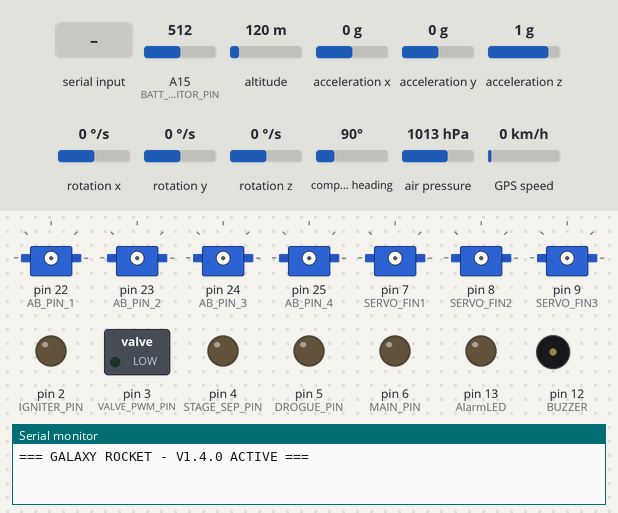
This sketch was run on a simulated Arduino Mega 2560, built with avr-gcc and run on an emulated ATmega2560. Shown: 7 × servo, switched loads named in the sketch (green lamp = pin HIGH), output pins drawn as LEDs (lit = HIGH), buzzer (waves = sounding, pin HIGH), the last lines printed to the serial monitor. Wiring (inferred from the names in the program): MPU-6050 motion sensor at I2C address 0x68. Dashed ring = blinking. The inputs (shaded band) are chosen by the test bench; at power-on: A15 (BATT_MONITOR_PIN) = 512, altitude 120 m, acceleration x 0 g, acceleration y 0 g, acceleration z 1 g, rotation x 0 °/s, rotation y 0 °/s, rotation z 0 °/s, compass heading 90°, air pressure 1013 hPa, GPS speed 0 km/h. Storage starts empty; the GPS gets a fix after 3 s at 37.7749, -122.4194 with 8 satellites; no radio packets arrive unless stated.

Above: at 0.8 s.
0.9 s: "READY" received over the second serial link
At 4.38 s:
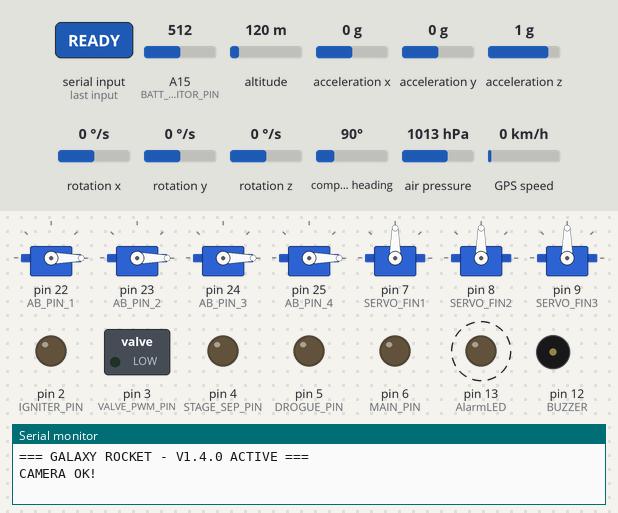
Timing chart, 0 to 9.9 s (numbered marks = the images above; inputs shaded):
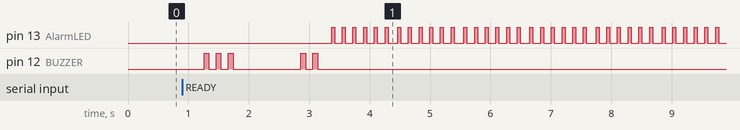

The sketch:

GALAXY_ROCKET_V1.5.0.ino
```cpp
/*
GALAXY-ROCKET.ino
VERSION: V1.5.0 (Launch/Landing Recording System and Code Optimization Update)
---------------------------------------------------==============WARNING===============----------------------------------------------
              THIS CODE WAS SPECIFICALLY DESIGNED FOR THE ARDUINO MEGA 2560, MEGA, LEONARDO OR OTHERS WITH MORE MEMORY
  IF YOU ARE USING AN ARDUINO UNO OR SIMILAR, CONSIDER CHANGING THE ARDUINO MICROCONTROLLER TO THE MEGA 2560, LEONARDO, OR SIMILAR!
---------------------------------------------------==============WARNING===============----------------------------------------------
*/

#include <Wire.h>
#include <Servo.h>
#include <Adafruit_BMP280.h>
#include <TinyGPS++.h>
#include <LoRa.h>
#include <avr/wdt.h>
#include <EEPROM.h>
#include <SD.h>
#include <math.h>

#define PI 3.14159265358979323846
File dataFile;
#define SD_CS 26

// Pinos PCB Arduino Mega 2560
#define IGNITER_PIN 2
#define VALVE_PWM_PIN 3
#define STAGE_SEP_PIN 4
#define DROGUE_PIN 5
#define MAIN_PIN 6
#define SERVO_FIN1 7        // Yaw/Guidance
#define SERVO_FIN2 8        // Pitch
#define SERVO_FIN3 9        // Roll
#define GPS_RX 10
#define GPS_TX 11
#define BUZZER 12
#define AlarmLED 13

Servo fin1;
Servo fin2;
Servo fin3;

// === CONFIGURAÇÕES AVANÇADAS ===
#define GROUND_TEST_MODE false
#define FIN_LIMIT 35
#define ACTUATOR_RATE 150
#define MAX_LAT_ACCEL 15.0
#define ABORT_ANGLE 45.0
#define IGNITION_CONTROL_DELAY 500
#define BATT_MONITOR_PIN A15
#define VOLTAGE_THRESHOLD 6.5
#define MAX_SERVO_VELOCITY 40.0
#define CURRENT_SAFE_ZONE 0.8

// Airbrake Servo Pins
#define AB_PIN_1 22
#define AB_PIN_2 23
#define AB_PIN_3 24
#define AB_PIN_4 25

Servo airbrake1, airbrake2, airbrake3, airbrake4;

#define CameraSerial Serial2

// Control Constants
const int AB_RETRACTED = 0;
const int AB_DEPLOYED  = 85;
const float AB_VEL_THRESHOLD = 15.0;

// State Variables
float currentABPosition = 0;
const float TARGET_LAT = -15.84028;
const float TARGET_LON = -48.02778;
const float TARGET_SAFE_ALT = 450.0;
const float LANDING_RADIUS = 100.0;

// EEPROM Layout
#define PID_ADDR 0
#define CALIB_ADDR (PID_ADDR + 16) // Ajustado para tamanho fixo simples

// Estruturas de Dados
struct PIDGains { float kp, ki, kd, i_limit; };
PIDGains pidGains[4] = {
  {2.5, 0.4, 0.2, 30.0},   // Roll
  {2.5, 0.4, 0.2, 30.0},   // Pitch
  {4.0, 1.2, 0.8, 45.0},   // Yaw/Guidance
  {2.0, 0.5, 0.3, 25.0}    // Landing Precision
};

struct Bias { float ax, ay, az, gx, gy, gz; } bias = {0};

struct INS_State {
  float x, y, z, vx, vy, vz, roll, pitch, yaw, ax, ay, az, gx, gy, gz;
  unsigned long last_update;
} ins = {0};

struct WaypointGuidance {
  float lateral_accel_cmd;
  float miss_distance;
  float range_to_target;
  float kinematic_limit;
  float cross_track_error;
  bool in_range;
  bool target_acquired;
} guide = {0};

struct Telemetry {
  uint32_t timestamp;
  float alt, vel, accelZ, lat, lon, heading, roll, pitch, yaw;
  float dist_to_target, lat_accel_cmd;
  int16_t phase;
  bool landing_mode;
  bool abort_triggered;
  float apogee_alt;
  uint8_t checksum;
} telem = {0};

// Variáveis de Controle
float last_fin_pos[3] = {90, 90, 90};
float integrator[4] = {0};
unsigned long last_micros = 0, last_telem = 0, last_log = 0, liftoff_millis = 0;
int flightPhase = 0;
bool landingMode = false, gpsValid = false, sdReady = false, abortTriggered = false;

// VARIÁVEIS FILTRO DE KALMAN
float K_alt = 0, K_vel = 0;
float P_00 = 1, P_01 = 0, P_10 = 0, P_11 = 1;
float Q_accel = 0.01;
float R_alt = 0.5;

Adafruit_BMP280 bmp;
TinyGPSPlus gps;
#define gpsSerial Serial1

enum BeepMode { BLOCKING, ASYNC_START, ASYNC_UPDATE };

// Protótipos de Funções
void MPU6050_init();
void MPU6050_read();
void INS_calibrate();
void centerServos();
void loadEEPROM();
void initBinaryLogging();
void logBinaryData();
void sendTelemetry();
uint8_t calcChecksum();
void checkGroundCommands();
void simulateHITL(float dt);
void valveControl();
void chuteLogic();
void applyActuatorPhysics(float r_cmd, float p_cmd, float y_cmd, float dt);
void calculateGuidance(float dt);
void executeControl(float dt);
void updateFlightPhase();
void checkAbortLogic();
void readSensorsKalman(float dt);

void beep(int n = 0, BeepMode mode = ASYNC_UPDATE) {
  static int buzzerBeeps = 0;
  static unsigned long buzzerTimer = 0;

  if (mode == BLOCKING) {
    for (int i = 0; i < n; i++) {
      digitalWrite(BUZZER, HIGH); delay(80);
      digitalWrite(BUZZER, LOW); delay(120);
    }
  }
  else if (mode == ASYNC_START) { buzzerBeeps = n; }
  else {
    if (buzzerBeeps > 0 && millis() - buzzerTimer > 200) {
      digitalWrite(BUZZER, !digitalRead(BUZZER));
      buzzerTimer = millis();
      if (digitalRead(BUZZER) == LOW) buzzerBeeps--;
    }
  }
}

void setup() {
  wdt_enable(WDTO_2S);
  Serial.begin(115200);
  Serial1.begin(9600);
  CameraSerial.begin(115200);
  Wire.begin();

  Serial.println(F("=== GALAXY ROCKET - V1.4.0 ACTIVE ==="));
  loadEEPROM();

  if (!bmp.begin(0x76)) {
    while(1) { beep(5, BLOCKING); wdt_reset(); }
  }

  sdReady = SD.begin(SD_CS);
  if(sdReady) initBinaryLogging();

  MPU6050_init();
  INS_calibrate();

  airbrake1.attach(AB_PIN_1); airbrake2.attach(AB_PIN_2);
  airbrake3.attach(AB_PIN_3); airbrake4.attach(AB_PIN_4);
  airbrake1.write(AB_RETRACTED); airbrake2.write(AB_RETRACTED);
  airbrake3.write(AB_RETRACTED); airbrake4.write(AB_RETRACTED);

  pinMode(IGNITER_PIN, OUTPUT); digitalWrite(IGNITER_PIN, LOW);
  pinMode(STAGE_SEP_PIN, OUTPUT); digitalWrite(STAGE_SEP_PIN, LOW);
  pinMode(DROGUE_PIN, OUTPUT); digitalWrite(DROGUE_PIN, LOW);
  pinMode(MAIN_PIN, OUTPUT); digitalWrite(MAIN_PIN, LOW);
  pinMode(BUZZER, OUTPUT);
  pinMode(VALVE_PWM_PIN, OUTPUT);
  pinMode(AlarmLED, OUTPUT);

  fin1.attach(SERVO_FIN1, 500, 2500);
  fin2.attach(SERVO_FIN2, 500, 2500);
  fin3.attach(SERVO_FIN3, 500, 2500);
  centerServos();

  if (!LoRa.begin(433E6)) {
    while(1) { beep(10, BLOCKING); wdt_reset(); }
  }
  LoRa.setSpreadingFactor(9);
  LoRa.setTxPower(20);

  last_micros = micros();
  beep(3, BLOCKING);

  CameraSerial.println("CHECK");
  long t = millis();
  while(millis() - t < 2000) {
    if(CameraSerial.available()) {
      String resp = CameraSerial.readString();
      if(resp.indexOf("READY") >= 0) {
        Serial.println("CAMERA OK!");
        beep(2, BLOCKING); // Beep duplo confirma câmera pronta
        break;
      }
    }
  }
  wdt_reset();
}

void checkBatterySafety() {
  float sensorValue = analogRead(BATT_MONITOR_PIN);
  float voltage = sensorValue * (5.0 / 1023.0) * 5.54;
  if (voltage < VOLTAGE_THRESHOLD && flightPhase >= 1) {
    abortTriggered = true;
    centerServos();
  }
}

void executeAirbrakes(float dt) {
  float targetPosition = AB_RETRACTED;
  if (flightPhase == 2 && K_vel > AB_VEL_THRESHOLD) {
    targetPosition = constrain(map(K_vel, 150.0, 350.0, AB_RETRACTED, AB_DEPLOYED), AB_RETRACTED, AB_DEPLOYED);
    if (currentABPosition < targetPosition) currentABPosition += 80.0 * dt;
    else currentABPosition -= 120.0 * dt;
  } else {
    currentABPosition = AB_RETRACTED;
  }
  airbrake1.write((int)currentABPosition);
  airbrake2.write((int)currentABPosition);
  airbrake3.write((int)currentABPosition);
  airbrake4.write((int)currentABPosition);
}

void loop() {
  wdt_reset();
  unsigned long current_micros = micros();
  float dt = constrain((current_micros - last_micros) / 1000000.0f, 0.001f, 0.1f);
  last_micros = current_micros;

  if (GROUND_TEST_MODE) simulateHITL(dt);
  else readSensorsKalman(dt);

  checkAbortLogic();
  calculateGuidance(dt);
  updateFlightPhase();
  checkBatterySafety();

  if (!abortTriggered && flightPhase >= 1) {
    if (millis() - liftoff_millis > IGNITION_CONTROL_DELAY) {
      executeControl(dt);
      executeAirbrakes(dt);
    } else {
      centerServos();
    }
    valveControl();
  } else if (abortTriggered) {
    centerServos();
    digitalWrite(DROGUE_PIN, HIGH);
  } else {
    centerServos();
  }

  chuteLogic();

  if (millis() - last_telem > 100) { sendTelemetry(); last_telem = millis(); }
  if (sdReady && (millis() - last_log > 10)) { logBinaryData(); last_log = millis(); }

  checkGroundCommands();
  beep(0, ASYNC_UPDATE);

  digitalWrite(AlarmLED, HIGH); delay(50);
  digitalWrite(AlarmLED, LOW); delay(50);
}

void updateFlightPhase() {
  static float mx_alt = 0;
  if (telem.alt > mx_alt) mx_alt = telem.alt;
  telem.apogee_alt = mx_alt;
  telem.landing_mode = landingMode;

  switch(flightPhase) {
    case 0:
      if(telem.accelZ > 20.0) {
        CameraSerial.println("REC_START");
        flightPhase = 1;
        liftoff_millis = millis();
      }
      break;
    case 1:
      if(telem.vel < 2.0 && millis() - liftoff_millis > 2000) {
        flightPhase = 2;
      }
      break;
    case 2:
      if(telem.vel < -5.0) {
        digitalWrite(DROGUE_PIN, HIGH);
        flightPhase = 3;
      }
      break;
    case 3:
      if(telem.alt < 2000) {
        digitalWrite(MAIN_PIN, HIGH);
        flightPhase = 4;
      }
      if(guide.target_acquired && guide.range_to_target < LANDING_RADIUS && telem.alt < 1000) landingMode = true;
      break;
    case 4:
      if(telem.alt < 20) {
        CameraSerial.println("REC_STOP");
        flightPhase = 5;
        centerServos();
      }
      break;
  }
  telem.phase = flightPhase;
}

void checkAbortLogic() {
  float total_aoa = sqrt(telem.roll*telem.roll + telem.pitch*telem.pitch);
  if (flightPhase == 1 && total_aoa > ABORT_ANGLE) {
    abortTriggered = true;
    telem.abort_triggered = true;
    flightPhase = 3;
    beep(10, ASYNC_START);
  }
}

void readSensorsKalman(float dt) {
  MPU6050_read();
  float measured_alt = bmp.readAltitude(1013.25);
  float accel_z = (ins.az * 9.81);

  K_alt += K_vel * dt + 0.5 * accel_z * dt * dt;
  K_vel += accel_z * dt;

  P_00 += dt * (P_10 + P_01 + dt * P_11) + Q_accel;
  P_01 += dt * P_11; P_10 += dt * P_11; P_11 += Q_accel;

  float S = P_00 + R_alt;
  float k0 = P_00 / S; float k1 = P_10 / S;
  float y = measured_alt - K_alt;
  K_alt += k0 * y; K_vel += k1 * y;

  P_00 -= k0 * P_00; P_01 -= k0 * P_01; P_10 -= k1 * P_00; P_11 -= k1 * P_01;

  telem.alt = K_alt; telem.vel = K_vel; telem.accelZ = accel_z;

  while(gpsSerial.available()) gps.encode(gpsSerial.read());
  if(gps.location.isValid()) {
    telem.lat = gps.location.lat();
    telem.lon = gps.location.lng();
    telem.heading = gps.course.deg();
    gpsValid = true;
  }

  static float f_roll = 0, f_pitch = 0;
  float a_roll = atan2(ins.ay, ins.az) * 180/PI;
  float a_pitch = atan2(-ins.ax, sqrt(ins.ay*ins.ay + ins.az*ins.az)) * 180/PI;
  f_roll = 0.98 * (f_roll + ins.gx * dt) + 0.02 * a_roll;
  f_pitch = 0.98 * (f_pitch + ins.gy * dt) + 0.02 * a_pitch;
  telem.roll = f_roll; telem.pitch = f_pitch;
}

void executeControl(float dt) {
  float scale = (fabs(telem.vel) / 343.0 > 0.8) ? 0.6 : 1.0;
  float error[3] = { 0 - telem.roll, 0 - telem.pitch, 0 };

  for(int i = 0; i < 3; i++) {
    static float prev_err[3] = {0};
    float p = pidGains[i].kp * error[i] * scale;
    integrator[i] = constrain(integrator[i] + pidGains[i].ki * error[i] * dt, -pidGains[i].i_limit, pidGains[i].i_limit);
    float d = pidGains[i].kd * (error[i] - prev_err[i]) / dt * scale;
    prev_err[i] = error[i];
    error[i] = p + integrator[i] + d; // Reutilizando array para saída
  }
  applyActuatorPhysics(error[0], error[1], error[2], dt);
}

void applyActuatorPhysics(float r_cmd, float p_cmd, float y_cmd, float dt) {
  float t[3];
  t[0] = 90 + r_cmd + p_cmd;
  t[1] = 90 + r_cmd - (0.5 * p_cmd) + (0.866 * y_cmd);
  t[2] = 90 + r_cmd - (0.5 * p_cmd) - (0.866 * y_cmd);

  float max_move = ACTUATOR_RATE * dt;
  for(int i=0; i<3; i++) {
    t[i] = constrain(t[i], 90 - FIN_LIMIT, 90 + FIN_LIMIT);
    last_fin_pos[i] += constrain(t[i] - last_fin_pos[i], -max_move, max_move);
  }
  fin1.write(last_fin_pos[0]); fin2.write(last_fin_pos[1]); fin3.write(last_fin_pos[2]);
}

void valveControl() {
  int p = 0;
  if(flightPhase == 1) p = map(telem.alt, 0, 4500, 180, 255);
  analogWrite(VALVE_PWM_PIN, constrain(p, 0, 255));
}

void chuteLogic() { if(flightPhase >= 5) { digitalWrite(DROGUE_PIN, LOW); digitalWrite(MAIN_PIN, LOW); } }

void MPU6050_init() {
  Wire.beginTransmission(0x68); Wire.write(0x6B); Wire.write(0); Wire.endTransmission(true);
}

void MPU6050_read() {
  Wire.beginTransmission(0x68); Wire.write(0x3B); Wire.endTransmission(false);
  Wire.requestFrom(0x68, 14, true);
  int16_t ax = Wire.read()<<8|Wire.read(); int16_t ay = Wire.read()<<8|Wire.read(); int16_t az = Wire.read()<<8|Wire.read();
  Wire.read(); Wire.read();
  int16_t gx = Wire.read()<<8|Wire.read(); int16_t gy = Wire.read()<<8|Wire.read(); int16_t gz = Wire.read()<<8|Wire.read();
  ins.ax = (ax / 16384.0) - bias.ax; ins.ay = (ay / 16384.0) - bias.ay; ins.az = (az / 16384.0) - bias.az;
  ins.gx = (gx / 131.0 * PI/180) - bias.gx; ins.gy = (gy / 131.0 * PI/180) - bias.gy; ins.gz = (gz / 131.0 * PI/180) - bias.gz;
}

void INS_calibrate() {
  for(int i = 0; i < 100; i++) { MPU6050_read(); delay(10); wdt_reset(); }
}

void calculateGuidance(float dt) {
  if(!gpsValid) return;
  float dLat = TARGET_LAT - telem.lat;
  float dLon = TARGET_LON - telem.lon;
  guide.range_to_target = sqrt(dLat*dLat + dLon*dLon) * 111319.0;
}

void initBinaryLogging() { dataFile = SD.open("LOG.DAT", FILE_WRITE); if(dataFile) dataFile.close(); }
void logBinaryData() {
  dataFile = SD.open("LOG.DAT", FILE_WRITE);
  if(dataFile) { dataFile.write((const uint8_t*)&telem, sizeof(Telemetry)); dataFile.close(); }
}

void sendTelemetry() {
  telem.timestamp = millis();
  telem.checksum = calcChecksum();
  LoRa.beginPacket(); LoRa.write((uint8_t*)&telem, sizeof(Telemetry)); LoRa.endPacket();
}

uint8_t calcChecksum() {
  uint8_t sum = 0; uint8_t* p = (uint8_t*)&telem;
  for(unsigned int i=0; i<sizeof(Telemetry)-1; i++) sum ^= p[i];
  return sum;
}

void checkGroundCommands() {
  if(LoRa.parsePacket()) {
    uint8_t c = LoRa.read();
    if(c == 0xAA) digitalWrite(IGNITER_PIN, HIGH);
  }
}

void simulateHITL(float dt) { telem.alt += 10 * dt; }
void loadEEPROM() { EEPROM.get(PID_ADDR, pidGains); }
void centerServos() { fin1.write(90); fin2.write(90); fin3.write(90); }
```

Measured:
- after the input at 0.9 s, pin 13 (AlarmLED): alternates HIGH for 0.05 s and LOW for 0.13 s, starting after 2.5 s
